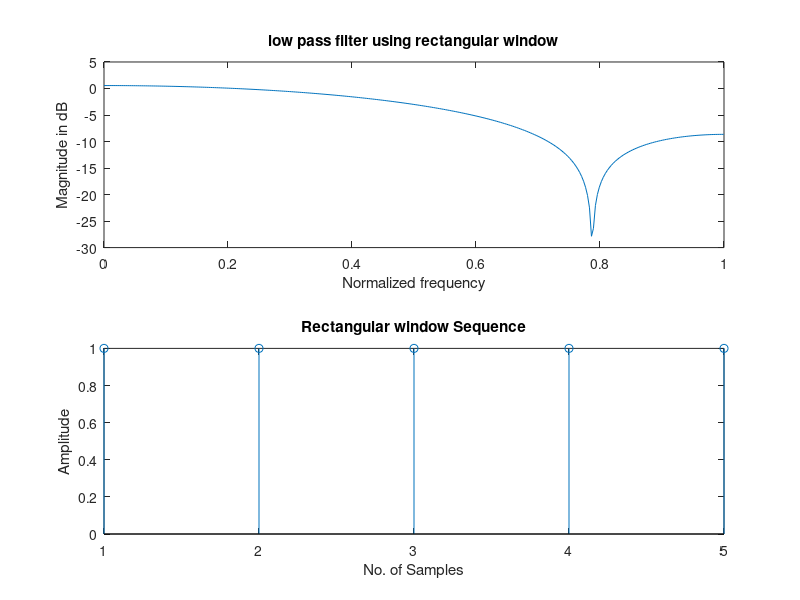

Source code (MATLAB):
clc;
clear all;
close all;
wc=0.5*pi;
N = input('Enter the value of N=');
alpha = (N-1)/2;
eps = 0.001;
n = 0:1:N-1;
hd = sin(wc*(n-alpha+eps))./(pi*(n-alpha+eps));
wr = boxcar(N);
hn = hd.*wr';
w = 0:0.01:pi;
h = freqz(hn,1,w);
subplot(2,1,1);
plot(w/pi,10*log10(abs(h)));
title('low pass filter using rectangular window');
xlabel('Normalized frequency');
ylabel('Magnitude in dB');
subplot(2,1,2);
stem(wr);
title('Rectangular window Sequence');
xlabel('No. of Samples');
ylabel('Amplitude');
